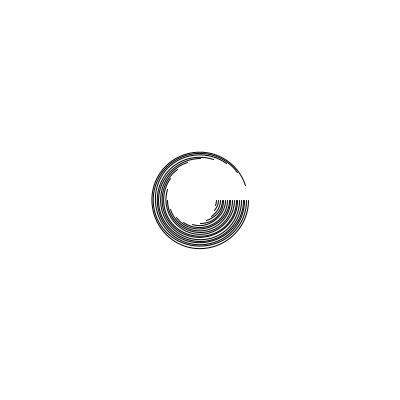
Frame 1 (no input)
Frame 60 (the mouse pressed at the canvas centre just before this capture): identical to frame 1, image omitted
Frame 120 (the mouse held since frame 60 and released just before this capture): identical to frame 1, image omitted

The Processing sketch that drew this single still picture (run headless with seeded random() and noise(); from frame 60 on, the mouse is pressed at the canvas centre):

// Processing sketch: draw_arcs
// ── draw_arcs.pde

int counter = 0;

void setup() {
  size(400, 400);
  frameRate(30);
}

void draw() {
  background(255);
  noFill();
  
  arcs(20, 0, TWO_PI);
}

// start = 0, end max TWO_PI
void arcs(int count, float start, float end) {
  for (int i = 0; i < count; i++) {
    float progress = map(i, 0, count, start, end);
    float size = map(i, 0, count, 30, 100);

    arc(width/2, height/2, size, size, 0, progress);
  }
}
